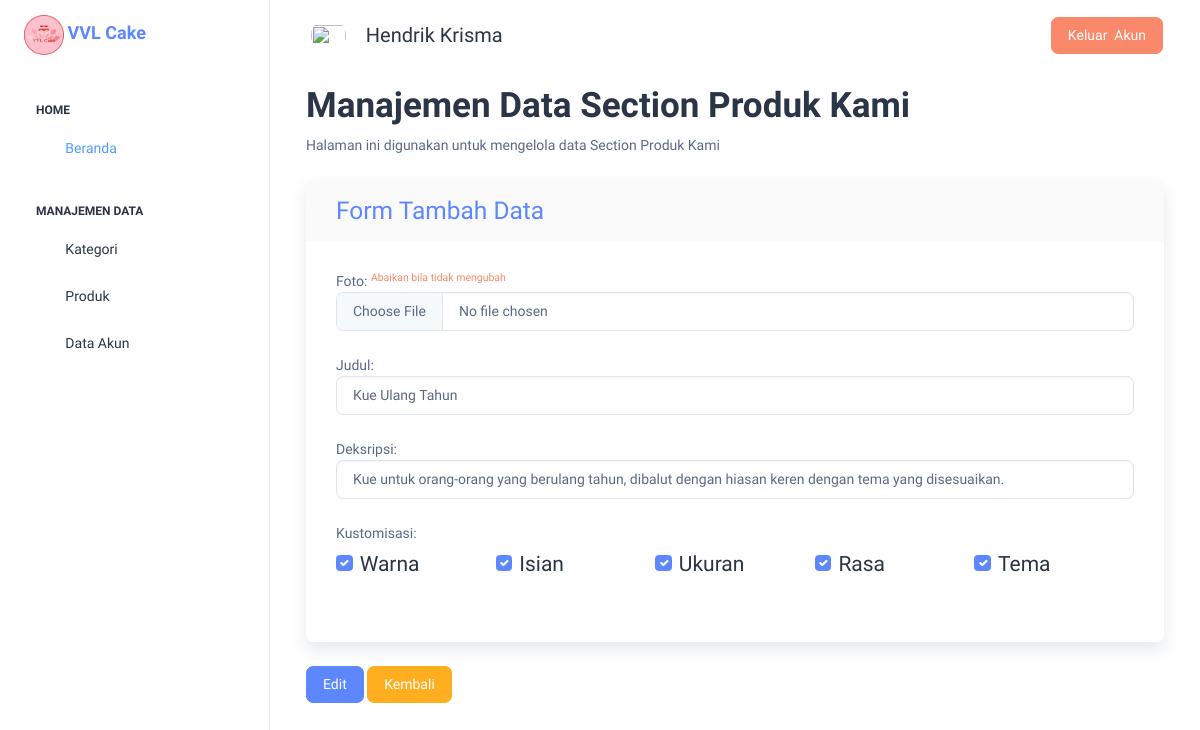
Page /admin_dashboard.php?section=produk_kami&aksi=edit&id=36 (signed in) on the earlier database version.
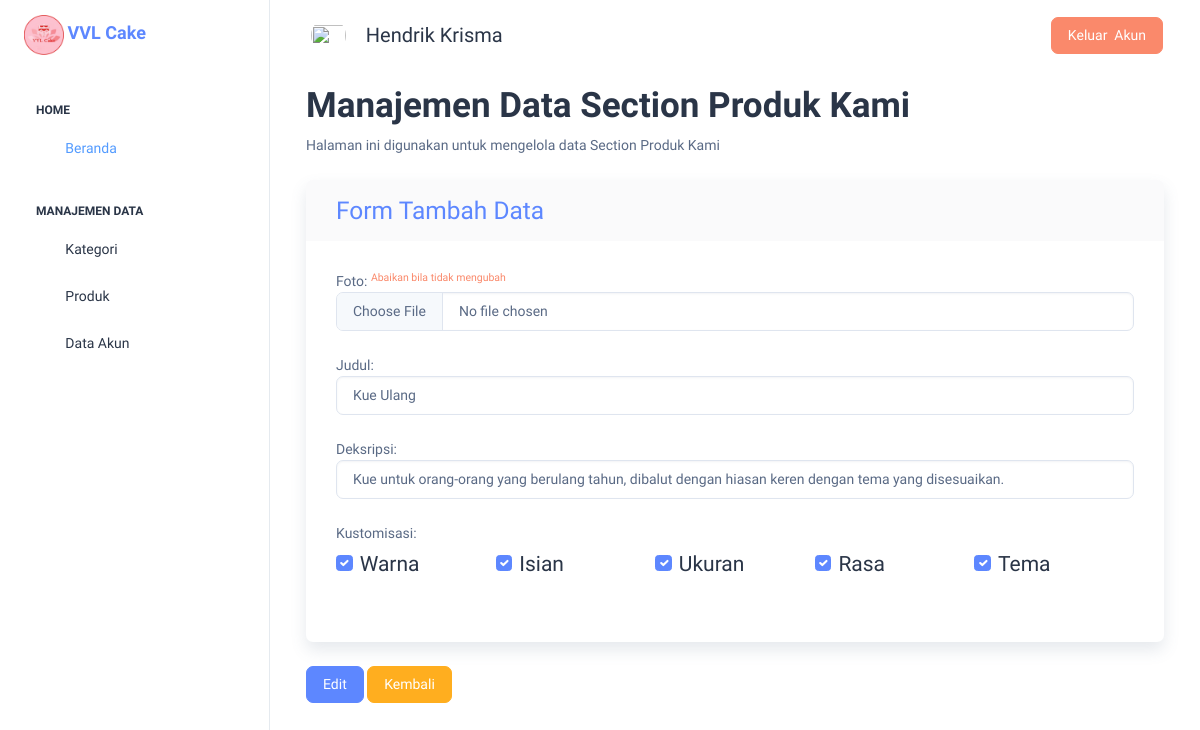
Same page on the later database version.
### tables this page shows
CREATE TABLE `produk_kami` (
  `id_produkkami` int(10) NOT NULL,
  `gambar_pk` varchar(255) NOT NULL,
  `judul_pk` varchar(80) NOT NULL,
  `deskripsi_pk` varchar(255) NOT NULL,
  `kustomisasi` varchar(255) NOT NULL
);

### web/produk_kami/produkkami_edit.php (the view, shortened to what this page needs)
<?php
include "./config/connection.php";
$id_produkkami = isset($_GET['id']) ? $_GET['id'] : "";
$id_produkkami = mysqli_real_escape_string($con, $id_produkkami);
$sql = "SELECT * FROM produk_kami WHERE id_produkkami ='$id_produkkami'";
$query = mysqli_query($con, $sql);
$data = mysqli_fetch_array($query);
$kustomisasi = $data['kustomisasi'];
$kustom = explode(", ",$kustomisasi);
?>
<div class="container-fluid">
    <h1 class="fw-semibold mb-2 text-gray-800">Manajemen Data Section Produk Kami</h1>
    <p class="mb-4">
        Halaman ini digunakan untuk mengelola data Section Produk Kami
    </p>
    <div class="card shadow mb-4">
        <div class="card-header py-3">
            <h3 class="m-0 font-weight-bold text-primary">Form Tambah Data</h3>
        </div>
        <form action="./web/produk_kami/produkkami_update.php" method="post" enctype="multipart/form-data">
            <div class=" card-body">
                <div class="form-group mb-4">
                    <label>Foto: <sup class="text-danger">Abaikan bila tidak mengubah</sup></label>
                    <input type="file" class="form-control" name="gambarpk">
                </div>
                <div class="form-group mb-4">
                    <label>Judul:</label>
                    <input type="text" class="form-control" value="<?= $data['judul_pk']; ?>" name="judulpk" required>
                </div>
                <div class="form-group mb-4">
                    <label>Deksripsi:</label>
                    <input type="text" class="form-control" value="<?= $data['deskripsi_pk']; ?>" name="deskripsipk"
                        required>
                </div>
                <label class="mb-2">Kustomisasi:</label>
                <div class="form-group mb-4 col-sm-12 d-flex align-items-stretch">
                    <div class="form-check col">
                        <input type="checkbox" class="form-check-input size-new" name="kustom[]" value="Warna"
                            id="Check1"<?= in_array('Warna', $kustom) ? 'checked="checked"' : '' ?> >
                        <label class="form-check-label h4" for="Check1">Warna</label>
                    </div>
                    <div class="form-check col">
                        <input type="checkbox" class="form-check-input size-new" name="kustom[]" value="Isian"
                            id="Check2" <?= in_array('Isian', $kustom) ? 'checked="checked"' : '' ?> >
                        <label class="form-check-label h4" for="Check2">Isian</label>
                    </div>
                    <div class="form-check col">
                        <input type="checkbox" class="form-check-input size-new" name="kustom[]" value="Ukuran"
                            id="Check3" <?= in_array('Ukuran', $kustom) ? 'checked="checked"' : '' ?> >
                        <label class="form-check-label h4" for="Check3">Ukuran</label>
                    </div>
                    <div class="form-check col">
                        <input type="checkbox" class="form-check-input size-new" name="kustom[]" value="Rasa"
                            id="Check4" <?= in_array('Rasa', $kustom) ? 'checked="checked"' : '' ?>>
                        <label class="form-check-label h4" for="Check4">Rasa</label>
                    </div>
                    <div class="form-check col">
                        <input type="checkbox" class="form-check-input size-new" name="kustom[]" value="Tema"
                            id="Check5" <?= in_array('Tema', $kustom) ? 'checked="checked"' : '' ?>>
                        <label class="form-check-label h4" for="Check5">Tema</label>
                    </div>
                </div>
            </div>
    </div>
    <div class="card-footer">
        <button type="submit" name="edit" value="Edit" class="btn btn-primary">
            <i class="fas fa-save"></i> Edit
        </button>
        <a href="admin_dashboard.php?section=produk_kami" class="btn btn-warning">
            <i class="fas fa-arrow-left"></i> Kembali
        </a>
    </div>
</div>
</div>

Differences in the rows shown:
changed produk_kami: judulpk "Kue Ulang Tahun" → "Kue Ulang"
